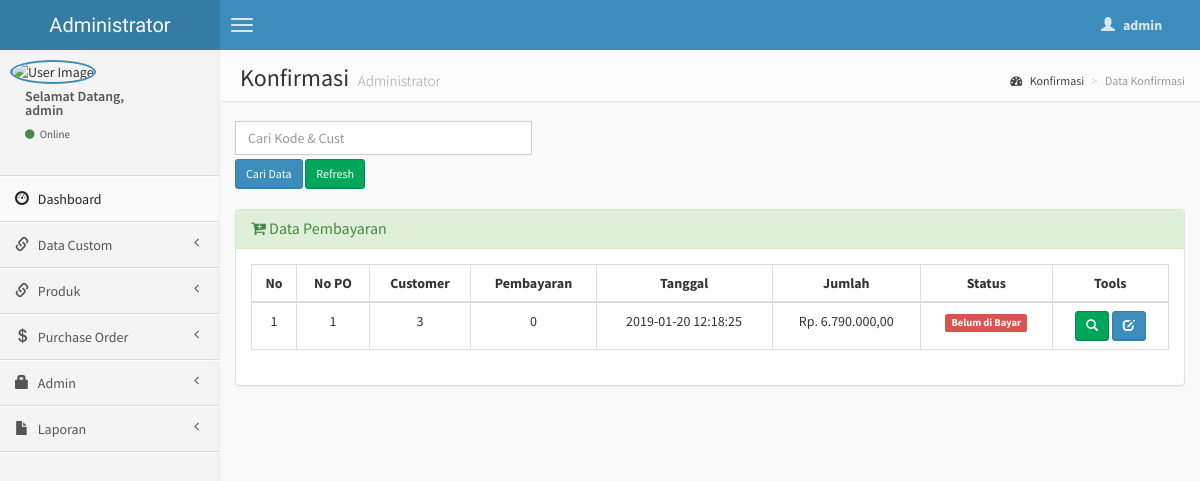
The page /admin/konfirmasi.php (signed in) on the database its author committed.
### tables this page shows
CREATE TABLE `konfirmasi` (
  `id_kon` int(6) NOT NULL,
  `nopo` varchar(20) NOT NULL,
  `kd_cus` varchar(20) NOT NULL,
  `bayar_via` varchar(20) NOT NULL,
  `tanggal` datetime NOT NULL,
  `jumlah` int(10) NOT NULL,
  `bukti_transfer` text NOT NULL,
  `status` enum('Bayar','Belum') NOT NULL
);

### admin/konfirmasi.php (the view, shortened to what this page needs)
<?php include('header.php'); ?>
    <body class="skin-blue">
        <header class="header">
            <a href="index.php" class="logo">
                Administrator
            </a>
            <nav class="navbar navbar-static-top" role="navigation">
                <a href="#" class="navbar-btn sidebar-toggle" data-toggle="offcanvas" role="button">
                    <span class="icon-bar"></span>
                    <span class="icon-bar"></span>
                    <span class="icon-bar"></span>
                </a>
                <div class="navbar-right">
                    <ul class="nav navbar-nav">
                        <li class="dropdown user user-menu">
                            <a href="#" class="dropdown-toggle" data-toggle="dropdown">
                                <i class="glyphicon glyphicon-user"></i>
                                <span><?php echo $_SESSION['fullname']; ?> <i class="caret"></i></span>
                            </a>
                        </li>
                    </ul>
                </div>
            </nav>
        </header>
        <div class="wrapper row-offcanvas row-offcanvas-left">
            <aside class="left-side sidebar-offcanvas">
                <section class="sidebar">
                    <div class="user-panel">
                        <div class="pull-left image">
                            <img src="<?php echo $_SESSION['gambar']; ?>" class="img-circle" alt="User Image" style="border: 2px solid #3C8DBC;" />
                        </div>
                        <div class="pull-left info">
                            <p>Selamat Datang,<br /><?php echo $_SESSION['fullname']; ?></p>
                            <a href="#"><i class="fa fa-circle text-success"></i> Online</a>
                        </div>
                    </div>
                    <?php include "menu.php"; ?>
                </section>
            </aside>
            <aside class="right-side">
                <section class="content-header">
                    <h1>
                        Konfirmasi
                        <small>Administrator</small>
                    </h1>
                    <ol class="breadcrumb">
                        <li><a href="#"><i class="fa fa-dashboard"></i> Konfirmasi</a></li>
                        <li class="active">Data Konfirmasi</li>
                    </ol>
                </section>
                <section class="content">
                    <div class="row">
              <div class="col-lg-4">
              <form action='konfirmasi.php' method="POST">
	       <input type='text' class="form-control" style="margin-bottom: 4px;" name='qcari' placeholder='Cari Kode & Cust' required />
           <input type='submit' value='Cari Data' class="btn btn-sm btn-primary" /> <a href='konfirmasi.php' class="btn btn-sm btn-success" >Refresh</i></a>
          	</div>
              </div>
                    <br />
                    <div class="row">
                        <div class="col-lg-12">
                    <div class="panel panel-success">
                        <div class="panel-heading">
                        <h3 class="panel-title"><i class="fa fa-cart-plus"></i> Data Pembayaran </h3>
                        </div>
                        <div class="panel-body">
                    <?php
                    $query1="select * from konfirmasi";
                    $tampil=mysqli_query($koneksi, $query1) or die(mysqli_error());
                    ?>
                  <table id="example" class="table table-hover table-bordered">
                  <thead>
                      <tr>
                        <th><center>No </center></th>
                        <th><center>No PO </center></th>
                        <th><center>Customer </i></center></th>
                        <th><center>Pembayaran </center></th>
                        <th><center>Tanggal </center></th>
                        <th><center>Jumlah </center></th>
                        <th><center>Status </center></th>
                        <th><center>Tools</center></th>
                      </tr>
                  </thead>
                     <?php
                     $no=0;
                     while($data=mysqli_fetch_array($tampil))
                    { $no++; ?>
                    <tbody>
                    <tr>
                    <td><center><?php echo $no; ?></center></td>
                    <td><center><?php echo $data['nopo'];?></center></td>
                    <td><center><?php echo $data['kd_cus'];?></center></td>
                    <td><center><?php echo $data['bayar_via']; ?></center></td>
                    <td><center><?php echo $data['tanggal']; ?></center></td>
                    <td><center>Rp. <?php echo number_format($data['jumlah'],2,",",".");?></center></td>
                    <td><center><?php
                            if($data['status'] == 'Bayar'){
								echo '<span class="label label-success">Sudah di Bayar</span>';
							}
                            else if ($data['status'] == 'Belum' ){
								echo '<span class="label label-danger">Belum di Bayar</span>';
							}
                    ?>
                    </center></td>
                    <td><center><div id="thanks"><a class="btn btn-sm btn-success" data-placement="bottom" data-toggle="tooltip" title="Detail Konfirmasi" href="detail-konfirmasi.php?hal=detail&kd=<?php echo $data['id_kon'];?>"><span class="glyphicon glyphicon-search"></span></a>
                    <a class="btn btn-sm btn-primary" data-placement="bottom" data-toggle="tooltip" title="Edit Konfirmasi" href="edit-konfirmasi.php?hal=edit&kode=<?php echo $data['id_kon'];?>"><span class="glyphicon glyphicon-edit"></span></a>
                    </center></td></tr></div>
                 <?php
              }
              ?>
              </div>
              </div>
            </div>
                    </div>
<?php include('footer.php'); ?>

### rows shown on the page
konfirmasi: nopo "1", kd_cus "3", bayar_via "0", tanggal "2019-01-20 12:18:25", jumlah "6.790.000,00", status "Belum di Bayar"

### other values the page prints
$_SESSION['fullname'] "admin"
